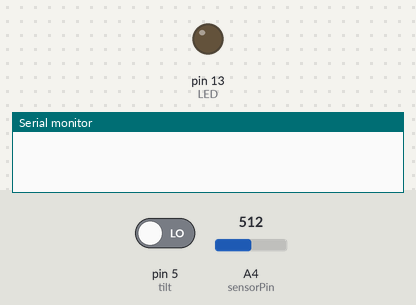
Simulated run of this sketch. Board: Arduino Uno, built with avr-gcc and run on an emulated ATmega328P. Shown: output pins drawn as LEDs (lit = HIGH), the last lines printed to the serial monitor. The test bench sets the inputs (shaded band); at power-on: pin 5 (tilt) LOW, A4 (sensorPin) = 512.

Above: at 1.2 s.
1.3 s: pin 5 (tilt) driven HIGH
At 1.7 s:
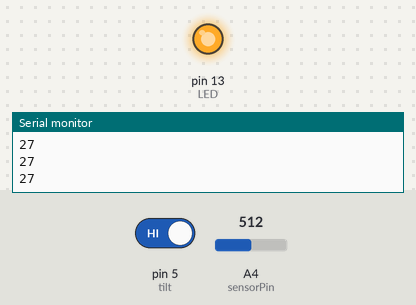
2.8 s: pin 5 (tilt) driven LOW
At 4.0 s:
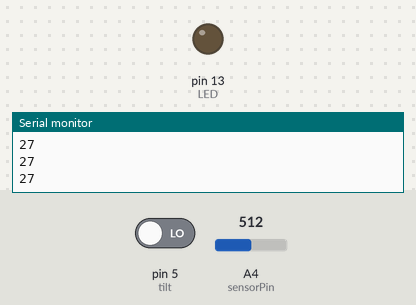
Timing chart, 0 to 5.8 s (numbered marks = the images above; inputs shaded):
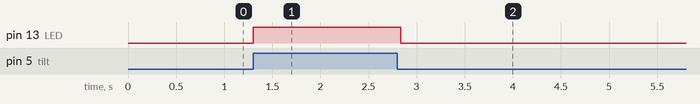

The sketch:

Test_without_interaction.ino
```cpp
int sensorPin = 4;
int tilt= 5;
int LED=13;
int LED2=18;
int val;

void setup() {
   Serial.begin(9600);
   pinMode(tilt, INPUT);
   pinMode(sensorPin, INPUT);
   pinMode(LED, OUTPUT);
}


void loop ()
{
   val = digitalRead(tilt);
if(val == HIGH)
{
  digitalWrite(LED, HIGH);
  digitalWrite(LED, HIGH);
  int pulse;
  int sum = 0;
  for (int i = 0; i < 20; i++)
    sum += analogRead(sensorPin);
  pulse = sum / 20.00;
  int mapPulse= map(pulse, 0, 4095, 0,220);
  Serial.println(mapPulse);
  delay(100);
}
else
{
digitalWrite(LED,LOW);
}
}
```

Measured:
- after the input at 1.3 s, pin 13 (LED): LOW → HIGH at once
- after the input at 2.8 s, pin 13 (LED): HIGH → LOW at once
